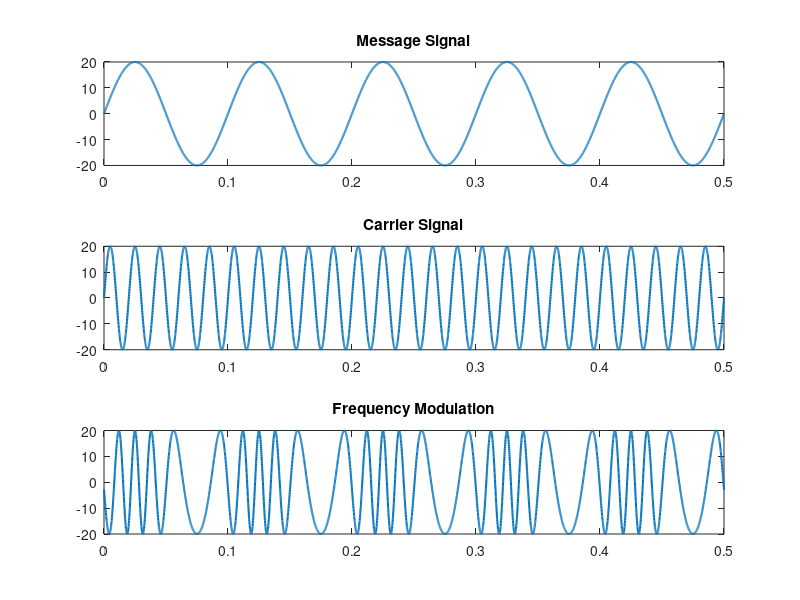

Write MATLAB code to recreate this figure.
clc; clear all ; close all;

Am = 20;
Ac = 20;
fm = 10;
fc = 50;
fd =30;
m = fd/fm;

t = 0 : 0.0001 : 0.5;

%Message Signal
Ym = Am * sin(2*pi*fm*t);
subplot(311);
plot(t,Ym,"LineWidth",1.5);
title("Message Signal");

%Carrier Signal
Yc = Ac * sin(2*pi*fc*t);
subplot(312);
plot(t,Yc,"LineWidth",1.5);
title("Carrier Signal");

%Frequency Modulation
FM = Ac * sin(2*pi*fc*t + (m .* -cos(2*pi*fm*t)));
subplot(313);
plot(t,FM,"LineWidth",1.5);
title("Frequency Modulation");
    
